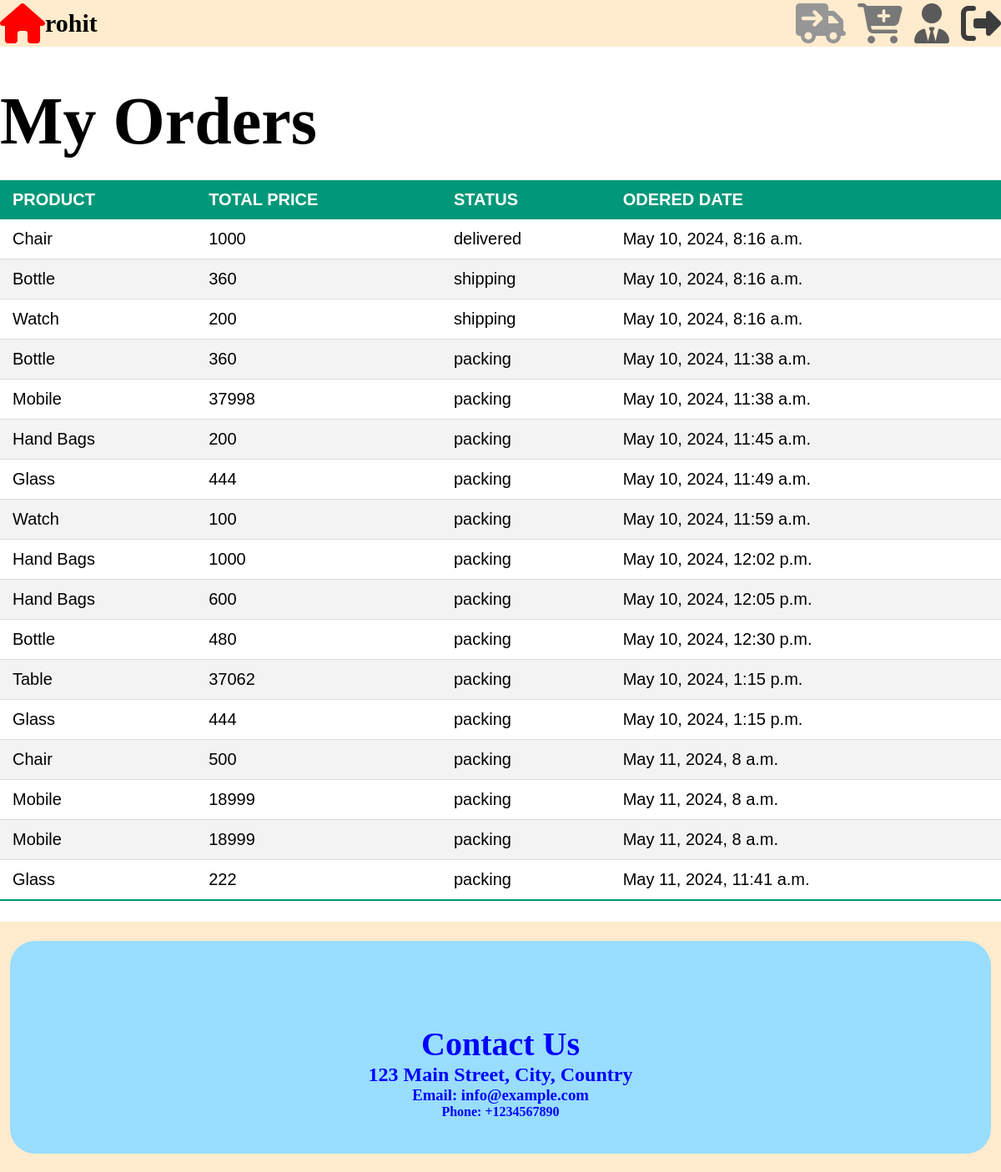
Page /home/orders/ (signed in) on the earlier database version.
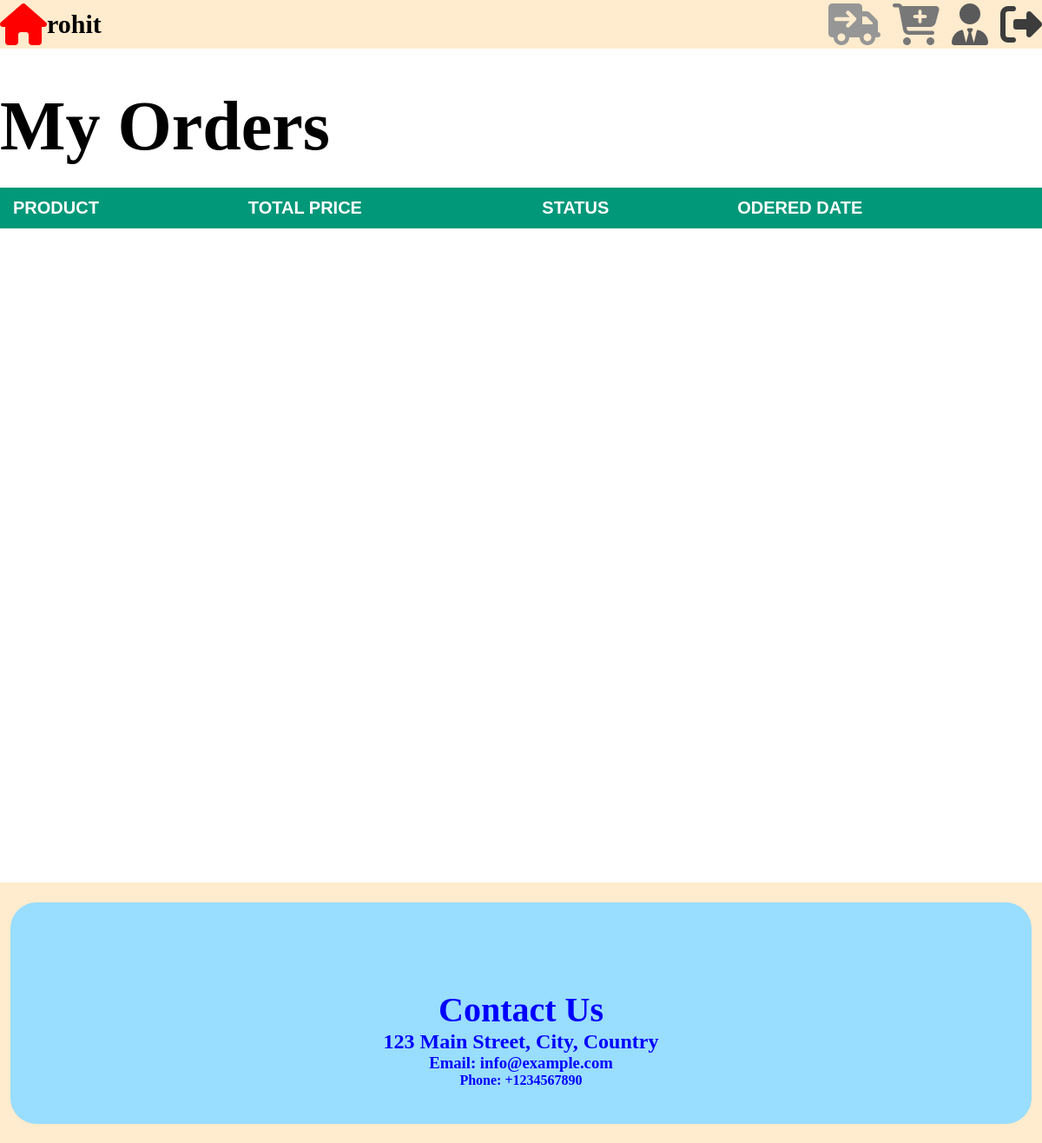
Same page on the later database version.
### e_commerce_site/models.py (models this page shows)
class ordered(models.Model):
    user = models.ForeignKey(User, on_delete=models.CASCADE)
    product=models.ForeignKey(product_management,on_delete=models.CASCADE)
    total_price=models.IntegerField()
    choice=[
        ('cancel','cancel'),
        ('packing','packing'),
        ('shipping','shipping'),
        ('delivered','delivered')
    ]
    status=models.CharField(max_length=30,choices=choice)
    ordered = models.DateTimeField(auto_now_add=True)

class product_management(models.Model):
    name=models.CharField(max_length=50,null=False)
    description=models.CharField(max_length=500,null=False)
    price=models.IntegerField(null=False)
    quantity=models.IntegerField(null=False)
    image=models.ImageField(upload_to='image/',null=False)
    def __str__(self):
        return self.name

### e_commerce_site/views.py (the view)
# urls.py: path('home/orders/',views.orders,name='orders'),
def orders(request):
    try:
        if not request.user.is_authenticated:
            return redirect('login')
        obj=ordered.objects.filter(user=request.user)
        return render(request,'orders.html',{'data':obj,'username':request.user})
    except Exception as e:
        return HttpResponse(e)

### templates/orders.html (shortened to what this page needs)
<!DOCTYPE html>
<html lang="en">
<head>
<link rel="stylesheet" href="/static/css/order.css">
</head>
<body>
<header style="height:7vh;align-item:text-align:center;display:flex;align-items: center;">
        <div style=" justifyContent: center; alignItems: center;text-align:center;" >
            <a href="/home/"><i style="font-size: 6vh;color:red;" class="fa-solid fa-house" ></i></a>
        </div>
    <div>
       {% if  username == 'Login' %}
        <h1 style="padding:12px;"><a href="/login/">{{ username }}</a></h1>
        {% else %}
        <h1 style="font-size:30px;margin-top:0">{{ username }}</h1>
        {% endif %}
    </div>
        <div class="right_header">
            <a href="/home/orders/"><i style="font-size: 6vh;color:rgb(150, 150, 150);padding-left:10px;" class="fa-solid fa-truck-arrow-right"></i></a>
            <a href="/home/cart/"><i style="font-size: 6vh;color:rgb(120, 120, 120);padding-left:10px;" class="fa-solid fa-cart-plus"></i></a>
            <a href="/admin_panal/"><i style="font-size: 6vh;color:rgb(90, 90, 90);padding-left:10px;" class="fa-solid fa-user-tie"></i></a>
            <a href="/logout/"><i style="font-size: 6vh;color:rgb(60, 60, 60);padding-left:10px;" class="fa-solid fa-right-from-bracket"></i></a>
        </div>
</header>
<h1>My Orders</h1>
<div style="min-height:800px;">
<table class="styled-table">
    <thead>
        <tr>
            <th>PRODUCT</th>
            <th>TOTAL PRICE</th>
            <th>STATUS</th>
            <th>ODERED DATE</th>
        </tr>
    </thead>
    <tbody>
    {% for i in data %}
        <tr>
            <td>{{ i.product }}</td>
            <td>{{ i.total_price }}</td>
            <td>{{ i.status }}</td>
            <td>{{ i.ordered }}</td>
        </tr>
       {% endfor %}
    </tbody>
</table>
</div>
<footer style="text-align: center;display:flex;width:100%;margin:0;padding:0;align-items:center;">
<div style="width:98%;height:85%;align-items:center;background-color:#99ddff;border-radius:30px;justify-content:center;padding-top:0%;">
            <h1 style="font-size:40px;">Contact Us</h1>
            <h2>123 Main Street, City, Country</h2>
            <h3>Email: info@example.com</h3>
            <h4>Phone: +1234567890</h4>
        </div>
</footer>
</body>
</html>

### e_commerce_site/static/css/order.css (style rules this page uses)
* { padding:0; margin:0; }
.styled-table { width: 100%; border-collapse: collapse; margin: 25px 0; font-size: 0.9em; font-family: sans-serif; }
.styled-table thead tr { background-color: #009879; color: #ffffff; text-align: left; }
.styled-table th, .styled-table td { padding: 12px 15px; font-size:20px; }
header { background-color:#FFEBCD; display: flex; position: fixed; top: 0; z-index: 999; height: 7vh; width:100%; text-align:center; }
.right_header { text-align: right; width:100%; }
h1 { margin-top:100px; font-size:80px; }
footer { height:300px; width:100%; background-color:#FFEBCD; color: blue; padding: 40px; text-align: center; justify-content:center; }

Differences in the rows shown:
removed ordered: product "Chair", total_price "1000", status "delivered", ordered "May 10, 2024, 8:16 a.m."
removed ordered: product "Bottle", total_price "360", status "shipping", ordered "May 10, 2024, 8:16 a.m."
removed ordered: product "Watch", total_price "200", status "shipping", ordered "May 10, 2024, 8:16 a.m."
removed ordered: product "Bottle", total_price "360", status "packing", ordered "May 10, 2024, 11:38 a.m."
removed ordered: product "Mobile", total_price "37998", status "packing", ordered "May 10, 2024, 11:38 a.m."
removed ordered: product "Hand Bags", total_price "200", status "packing", ordered "May 10, 2024, 11:45 a.m."
removed ordered: product "Glass", total_price "444", status "packing", ordered "May 10, 2024, 11:49 a.m."
removed ordered: product "Watch", total_price "100", status "packing", ordered "May 10, 2024, 11:59 a.m."
removed ordered: product "Hand Bags", total_price "1000", status "packing", ordered "May 10, 2024, 12:02 p.m."
removed ordered: product "Hand Bags", total_price "600", status "packing", ordered "May 10, 2024, 12:05 p.m."
removed ordered: product "Bottle", total_price "480", status "packing", ordered "May 10, 2024, 12:30 p.m."
removed ordered: product "Table", total_price "37062", status "packing", ordered "May 10, 2024, 1:15 p.m."
removed ordered: product "Glass", total_price "444", status "packing", ordered "May 10, 2024, 1:15 p.m."
removed ordered: product "Chair", total_price "500", status "packing", ordered "May 11, 2024, 8 a.m."
removed ordered: product "Mobile", total_price "18999", status "packing", ordered "May 11, 2024, 8 a.m."
removed ordered: product "Mobile", total_price "18999", status "packing", ordered "May 11, 2024, 8 a.m."
removed ordered: product "Glass", total_price "222", status "packing", ordered "May 11, 2024, 11:41 a.m."
